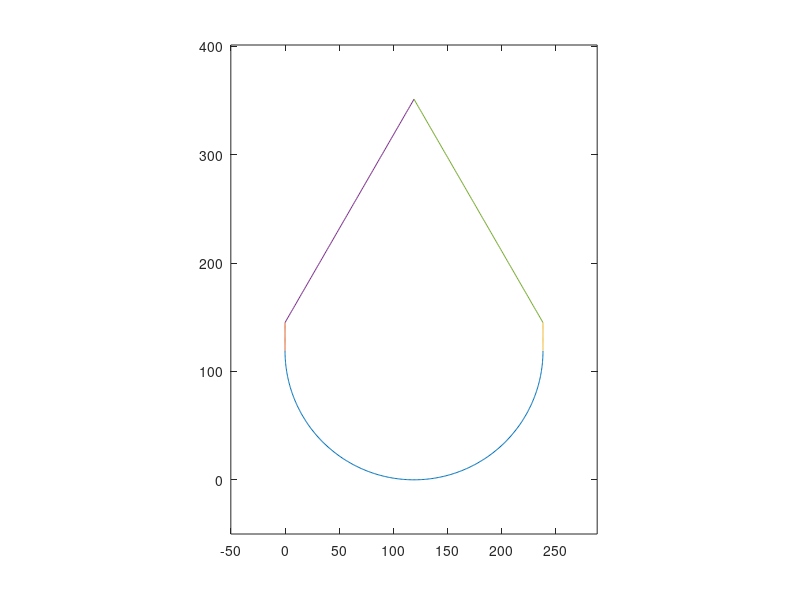

The MATLAB script that drew this image: (Note: this script raises an error after producing the figure.)
clear variables;
close all;
v = 0.33;       % Actin wave velocity % WT
%v = 0.20;      % Actin wave velocity % Shootin1b-KO#1
length = 41;    % Length of actin waves
time = 20000;   % Simulation time

Base = 238;  % Base length of triangle (0.1 μm/pixel)
deg = 60;    % Vertex angle of triangle

R = (90-(deg/2))*(pi/180); % Base angle of triangle (radian)
Height = (Base/2)*tan(R); 
Area = (Base*Height)/2;
slope = Height/(Base/2);

figure(1)
C = -pi:0.01:0;
plot((Base/2)*cos(C)+(Base/2), (Base/2)*sin(C)+(Base/2))

Vert = (30725-Area)/Base;
y = (Base/2):Vert+(Base/2);
x = 0*y;
hold on
plot(x, y);

y = (Base/2):Vert+(Base/2);
x = 0*y+Base;
hold on
plot(x, y);

x = 0:(Base/2);     % Left slope of triangle
y = slope*x+Vert+(Base/2);
hold on
plot(x, y);

x = (Base/2):Base;      % Right slope of triangle
y = -slope*x+(Height*2)+Vert+(Base/2);
hold on
plot(x, y);

xlim([-50 Base+50])
ylim([-50 Height+Vert+Base/2+50])
daspect([1 1 1])

x = zeros(1, 1000);
y = zeros(1, 1000);
rad = zeros(1, 1000);
vec_x = zeros(1, 1000);
vec_y = zeros(1, 1000);
status = zeros(1,1000);
Lifetime = zeros(1,1000);
generation_time = zeros(1,1000);
x_dis = zeros(1, 1000);
y_dis = zeros(1, 1000);
h = zeros(1,1000);
i = 0;        % Initial number of actin waves
veerFlag = 0;
LifetimeFlag = 0;
d = 1;
f = 1;
map = zeros(int16(Height+Vert+(Base/2))+100, Base+100);

%%
current_time = datetime('now');
seed_value = current_time.Second;
% Set the seed of random generator
rng(seed_value);

for t = 1:time  % Time

    generate = rand();

    if(generate > 0.9)  % Probability of actin wave generation
        i = i+1;    % Number of actin waves
        if(LifetimeFlag == 0)
            x(i) = rand()*Base;     % x coordinate
            if(x(i) <= (Base/2))    % Left side
                C1 = -acos((x(i)-(Base/2))/(Base/2));
                y(i) = rand()*(slope*x(i)+Vert+(Base/2)-((Base/2)*sin(C1)+(Base/2)))+((Base/2)*sin(C1)+(Base/2));     % y coordinate
            end
            if(x(i) > (Base/2))     % Right side
                C1 = -acos((x(i)-(Base/2))/(Base/2));
                y(i) = rand()*(-slope*x(i)+Vert+(Base/2)+(Height*2)-((Base/2)*sin(C1)+(Base/2)))+((Base/2)*sin(C1)+(Base/2));    % y coordinate
            end
        elseif(LifetimeFlag == 1)
            x(i) = x_dis(d);
            y(i) = y_dis(d);
            d = d + 1;
            if(d >= f)
                LifetimeFlag = 0;
            end
        end
        rad(i) = 2*pi*rand();       % Direction of actin wave movement
        vec_x(i) = v*cos(rad(i));   % x vector
        vec_y(i) = v*sin(rad(i));   % y vector
        Lifetime(i) = gamrnd(3.016848, 118.9898);   % Actin wave lifetime % WT
        %Lifetime(i) = gamrnd(2.397247, 106.2886);  % Actin wave lifetime % Shootin1b-KO#1
        generation_time(i) = t; % Time of actin wave emergence
    end
    if(i>0)
        for num = 1:i   % Repeat for the number of actin waves
            if Lifetime(num) > 0
                status(num) = 0;
                if(mod((t - generation_time(num)), 50) == 0)
                    veer = (11.1138*randn()-0.614419)*(pi/180);     % Directional change of actin waves
                else
                    veer = 0;
                end
            
                rad(num) = rad(num) - veer;
                vec_x(num) = v*cos(rad(num));   % x vector
                vec_y(num) = v*sin(rad(num));   % y vector
                
                x(num) = x(num) + vec_x(num);   % Movement in x direction
                y(num) = y(num) + vec_y(num);   % Movement in y direction
            
                % Processing when actin waves collide with the plasma membrane
                if(x(num)<=0)
                    x(num) = x(num) - vec_x(num);
                    status(num) = 1;
                end
                if(x(num)>=Base)
                    x(num) = x(num) - vec_x(num);
                    status(num) = 1;
                end
            
                if(y(num)>=slope*x(num)+Vert+(Base/2) && x(num)<=(Base/2) && deg~=180)
                    b = y(num) - (-1/slope)*x(num);
                    x(num) = (b-Vert-(Base/2))/(slope-(-1/slope));
                    y(num) = slope*x(num)+Vert+(Base/2);
                    status(num) = 1;
                elseif(y(num) >= -slope*x(num)+(Height*2)+Vert+(Base/2) && x(num)>(Base/2) && deg~=180)
                    b = y(num) - (1/slope)*x(num);
                    x(num) = (b-Height*2-Vert-(Base/2))/(-slope-(1/slope));
                    y(num) = -slope*x(num)+(Height*2)+Vert+(Base/2);
                    status(num) = 1;
                end
            
                if((y(num)<=(Base/2)) && (x(num)<=(Base/2)) && ((x(num)-(Base/2))^2+(y(num)-(Base/2))^2 >= (Base/2)^2))
                    theta = atan(((Base/2)-y(num))/((Base/2)-x(num))); 
                    x(num) = (Base/2)*cos(-pi+theta)+(Base/2);
                    y(num) = (Base/2)*sin(-pi+theta)+(Base/2);
                    status(num) = 1;
                elseif((y(num)<=(Base/2)) && (x(num)>=(Base/2)) && ((x(num)-(Base/2))^2+(y(num)-(Base/2))^2 >= (Base/2)^2))
                    theta = atan(((Base/2)-y(num))/(x(num)-(Base/2)));
                    x(num) = (Base/2)*cos(-theta)+(Base/2);
                    y(num) = (Base/2)*sin(-theta)+(Base/2);
                    status(num) = 1;
                end
            
                if(y(num)>=Height+Vert+(Base/2))
                    y(num) = y(num) - vec_y(num);
                    status(num) = 1;
                end
                
                % Remaining life
                Lifetime(num) = Lifetime(num) -1;
                if(Lifetime(num) <= 0)
                    x_dis(f) = x(num);
                    y_dis(f) = y(num);
                    LifetimeFlag = 1;
                    f = f + 1;
                    status(num) = 2;
                end
                
                % F-actin intensity map
                a = tan(rad(num));
                b = y(num) - (a*x(num));
                y_cir = 0;
               
                if(cos(rad(num)) >= 0)
                    for p = x(num) - (length*cos(rad(num))) : 0.1 : x(num)
                        q = a*p + b;
                        x_map = int16(p) + 50;
                        y_map = int16(q) + 50;
                        map(y_map, x_map) = map(y_map, x_map) + 1;
                    end
                end
                if(cos(rad(num)) < 0)
                    for p = x(num)  : 0.1 : x(num) - (length*cos(rad(num)))
                        q = a*p + b;
                        x_map = int16(p) + 50;
                        y_map = int16(q) + 50;
                        map(y_map, x_map) = map(y_map, x_map) + 1;
                    end
                end
            end
        end
    end
end

disp("degree: " + deg)

figure(2)
imagesc(-50:Base+50, -50:Height+Vert+(Base/2)+50, map);
colormap jet;
colorbar;
axis xy;
daspect([1 1 1]);

% F-actin intensity within a 2 μm-wide region from the cell periphery
edge_map = zeros(int16(Height+Vert+(Base/2))+100, Base+100);
for y = (Base/2):Vert+(Base/2)  % Rectangle
    for x = 0:20
        edge_x = int16(x)+50;
        edge_y = int16(y)+50;
        edge_map(edge_y, edge_x) = map(edge_y, edge_x);
    end
    for x = Base-20:Base
        edge_x = int16(x)+50;
        edge_y = int16(y)+50;
        edge_map(edge_y, edge_x) = map(edge_y, edge_x);
    end
end
if(deg == 180)
    for x = 0:Base
        for y = Vert+(Base/2)-20:Vert+(Base/2)
            edge_x = int16(x)+50;
            edge_y = int16(y)+50;
            edge_map(edge_y, edge_x) = map(edge_y, edge_x);
        end
    end
end


d = 20/cos(R);
for x = 0:(Base/2)  % Left slope of triangle
    for y = slope*x+Vert+(Base/2)-d:slope*x+Vert+(Base/2)
        edge_x = int16(x)+50;
        edge_y = int16(y)+50;
        if(edge_y > Height+Vert+(Base/2)+100)
            edge_y = int16(Height+Vert+(Base/2))+100;
        end
        edge_map(edge_y, edge_x) = map(edge_y, edge_x);
    end
end
for x = (Base/2):Base % Right slope of triangle
    for y = -slope*x+(Height*2)+Vert+(Base/2)-d:-slope*x+(Height*2)+Vert+(Base/2)
        edge_x = int16(x)+50;
        edge_y = int16(y)+50;
        if(edge_y > Height+Vert+(Base/2)+100)
            edge_y = int16(Height+Vert+(Base/2))+100;
        end
        edge_map(edge_y, edge_x) = map(edge_y, edge_x);
    end
end

for C = -pi:0.01:0
    for j = 0:20*cos(C)
        edge_x = int16((Base/2)*cos(C)+(Base/2))+50-j;
        for k = 0:20*(-sin(C))
            edge_y = int16((Base/2)*sin(C)+(Base/2))+50+k;

            if(edge_x > Base+100)
                edge_x = int16(Base)+100;
            end
            if(edge_y > (Base/2)+50)
                edge_y = int16((Base/2))+50;
            end
            edge_map(edge_y, edge_x) = map(edge_y, edge_x);
        end
    end
    for j = 0:20*(-cos(C))
        edge_x = int16((Base/2)*cos(C)+(Base/2))+50+j;
        for k = 0:20*(-sin(C))
            edge_y = int16((Base/2)*sin(C)+(Base/2))+50+k;

            if(edge_x > Base+100)
                edge_x = int16(Base)+100;
            end
            if(edge_y > (Base/2)+50)
                edge_y = int16((Base/2))+50;
            end
            edge_map(edge_y, edge_x) = map(edge_y, edge_x);
        end
    end
end
figure(3)
imagesc(-50:Base+50, -50:int16(Height+Vert+(Base/2))+50, edge_map);
colormap jet;
colorbar;
axis xy;
daspect([1 1 1]);

% F-actin intensity within a 2 μm-wide and 5 μm-long regions in both sides of the vertex
corner_map = zeros(int16(Height+Vert+(Base/2))+100, Base+100);
n_1 = (Base/2)-(50*cos(R));
m_1 = Height+Vert+(Base/2)-(50*sin(R));
b_1 = m_1 - (-1/slope)*n_1;
for x = (Base/2)-(50*cos(R)):(Base/2)
    for y = slope*x+Vert+(Base/2)-d:slope*x+Vert+(Base/2)
        if(y > -1/slope*x+b_1)
            edge_x = int16(x)+50;
            edge_y = int16(y)+50;
        end
        if(edge_y > Height+Vert+(Base/2)+100)
            edge_y = int16(Height+Vert+(Base/2))+100;
        end
        corner_map(edge_y, edge_x) = edge_map(edge_y, edge_x);
    end
end
n_2 = (Base/2)+(50*cos(R));
m_2 = Height+Vert+(Base/2)-(50*sin(R));
b_2 = m_2 - (1/slope*n_2);
for x = (Base/2):(Base/2)+(50*cos(R))
    for y = -slope*x+(Height*2)+Vert+(Base/2)-d:-slope*x+(Height*2)+Vert+(Base/2)
        if(y > 1/slope*x+b_2)
            edge_x = int16(x)+50;
            edge_y = int16(y)+50;
        end
        if(edge_y > Height+Vert+(Base/2)+100)
            edge_y = int16(Height+Vert+(Base/2))+100;
        end
        corner_map(edge_y, edge_x) = edge_map(edge_y, edge_x);
    end
end
if(deg == 180)
    for x = (Base/2)-50:(Base/2)+50
        for y = (Base/2)+Vert-20:(Base/2)+Vert
            edge_x = int16(x)+50;
            edge_y = int16(y)+50;
            corner_map(edge_y, edge_x) = edge_map(edge_y, edge_x);
        end
    end
end
figure(4)
imagesc(-50:Base+50, -50:int16(Height+Vert+(Base/2))+50, corner_map);
colormap jet;
colorbar;
axis xy;
daspect([1 1 1]);

% Area of whole cell, periphery, and corner
body_area = ((Base*Height)/2) + (Base*Vert) + ((Base/2)*(Base/2)*pi/2);
edge_base = Base - ((20/cos((pi/2)-(R)))*2);
edge_height = edge_base/2*tan(R);
edge_area = body_area - (edge_base*edge_height/2) - ((Base-40) * Vert) - (((Base/2)-20)*((Base/2)-20)*pi/2);
if(deg == 180)
    edge_area = body_area - ((Base-40)*(Vert-20)) - (((Base/2)-20)*((Base/2)-20)*pi/2);
end

corner_area = (20*50*2) - (d*(d/2)/tan(R)*2/2) - (20*20*tan((90-deg)*(pi/180)));
if(deg == 180)
    corner_area = 20*100;
end

body_intensity = sum(map, "all")/body_area;
edge_intensity = sum(edge_map, "all")/edge_area;
corner_intensity = sum(corner_map, "all")/corner_area;

disp("edge/body: " + (edge_intensity/body_intensity))
disp("corner/edge: " + (corner_intensity/edge_intensity))

